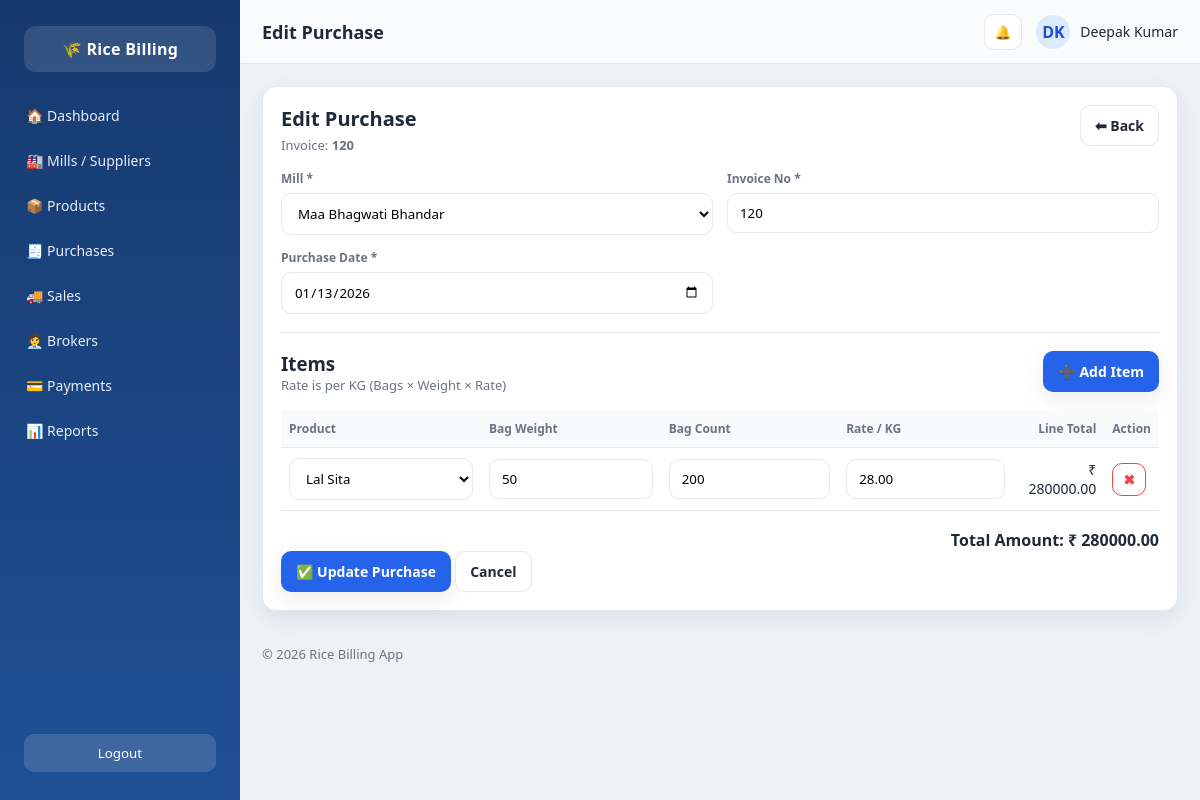
The page /purchase/edit/1/ on the database its author committed.
### core/models.py (models this page shows, shortened)
class Purchase(models.Model):
    mill = models.ForeignKey(Mill, on_delete=models.CASCADE)
    invoice_no = models.CharField(max_length=50)
    purchase_date = models.DateField()
    total_amount = models.DecimalField(max_digits=12, decimal_places=2)

class Mill(models.Model):
    mill_name = models.CharField(max_length=150)
    owner_name = models.CharField(max_length=100, blank=True)
    mobile = models.CharField(max_length=15)
    address = models.TextField(blank=True)
    gst_number = models.CharField(max_length=20, blank=True)
    opening_balance = models.DecimalField(max_digits=12, decimal_places=2, default=0)
    created_at = models.DateTimeField(auto_now_add=True)

class PurchaseItem(models.Model):
    purchase = models.ForeignKey(Purchase, on_delete=models.CASCADE)
    product = models.ForeignKey(Product, on_delete=models.CASCADE)
    bag_weight = models.IntegerField()   # 20 / 30
    bag_count = models.IntegerField()
    purchase_price = models.DecimalField(max_digits=10, decimal_places=2)

class Product(models.Model):
    rice_name = models.CharField(max_length=100)
    hsn_code = models.CharField(max_length=20)
    gst_percent = models.IntegerField()
    is_active = models.BooleanField(default=True)

### core/views.py (the view, shortened to what this page needs)
# urls.py: path("purchase/edit/<int:purchase_id>/", views.edit_purchase, name="edit_purchase"),
def edit_purchase(request, purchase_id):
    purchase = get_object_or_404(Purchase, id=purchase_id)
    mills = Mill.objects.all().order_by("mill_name")
    products = Product.objects.filter(is_active=True).order_by("rice_name")
    items = PurchaseItem.objects.filter(purchase=purchase).select_related("product")
    return render(request, "core/edit_purchase.html", {
        "purchase": purchase,
        "mills": mills,
        "products": products,
        "items": items,
    })

### core/templates/core/edit_purchase.html (shortened to what this page needs)
{% extends 'core/base.html' %}
{% block page_title %}Edit Purchase{% endblock %}
{% block content %}
<div class="panel">
  <div class="list-header">
    <div>
      <h2 class="list-title">Edit Purchase</h2>
      <p class="muted">Invoice: <b>{{ purchase.invoice_no }}</b></p>
    </div>
    <div class="list-actions">
      <a href="{% url 'purchase_detail' purchase.id %}" class="btn btn-outline">⬅ Back</a>
    </div>
  </div>
  <form method="POST" class="form">
    <div class="form-grid">
      <div class="form-group">
        <label>Mill *</label>
        <select name="mill" required>
          {% for mill in mills %}
            <option value="{{ mill.id }}" {% if purchase.mill_id == mill.id %}selected{% endif %}>
              {{ mill.mill_name }}
            </option>
          {% endfor %}
        </select>
      </div>
      <div class="form-group">
        <label>Invoice No *</label>
        <input type="text" name="invoice_no" value="{{ purchase.invoice_no }}" required>
      </div>
      <div class="form-group">
        <label>Purchase Date *</label>
        <input type="date" name="purchase_date" value="{{ purchase.purchase_date|date:'Y-m-d' }}" required>
      </div>
    </div>
    <hr class="divider">
    <div class="list-header" style="margin-top:0;">
      <div>
        <h3 class="panel-title" style="margin:0;">Items</h3>
        <p class="muted">Rate is per KG (Bags × Weight × Rate)</p>
      </div>
      <div class="list-actions">
        <button type="button" class="btn btn-primary" onclick="addItemRow()">➕ Add Item</button>
      </div>
    </div>
    <div class="table-wrap">
      <table class="table" id="items_table">
        <thead>
          <tr>
            <th style="min-width:200px;">Product</th>
            <th>Bag Weight</th>
            <th>Bag Count</th>
            <th>Rate / KG</th>
            <th class="right">Line Total</th>
            <th>Action</th>
          </tr>
        </thead>
        <tbody>
          {% for it in items %}
          <tr>
            <td>
              <select name="product[]" class="input product" required onchange="updateTotals()">
                {% for p in products %}
                  <option value="{{ p.id }}" {% if it.product_id == p.id %}selected{% endif %}>
                    {{ p.rice_name }}
                  </option>
                {% endfor %}
              </select>
            </td>
            <td>
              <input type="number" name="bag_weight[]" class="input bag_weight"
                     value="{{ it.bag_weight }}" onchange="updateTotals()" onkeyup="updateTotals()">
            </td>
            <td>
              <input type="number" name="bag_count[]" class="input bag_count"
                     value="{{ it.bag_count }}" onchange="updateTotals()" onkeyup="updateTotals()">
            </td>
            <td>
              <input type="number" step="0.01" name="purchase_price[]" class="input rate"
                     value="{{ it.purchase_price }}" onchange="updateTotals()" onkeyup="updateTotals()">
            </td>
            <td class="right">₹ <span class="line_total">0</span></td>
            <td>
              <button type="button" class="btn btn-outline"
                style="padding:6px 10px; border-color:#ef4444; color:#ef4444;"
                onclick="removeRow(this)">
                ✖
              </button>
            </td>
          </tr>
          {% endfor %}
        </tbody>
      </table>
    </div>
    <div class="total-box">
      Total Amount: ₹ <span id="total_amount">0</span>
    </div>
    <div class="form-actions">
      <button type="submit" class="btn btn-primary"
        onclick="this.disabled=true; this.innerText='Updating...'; this.form.submit();">
        ✅ Update Purchase
      </button>
      <a href="{% url 'purchase_detail' purchase.id %}" class="btn btn-outline">Cancel</a>
    </div>
  </form>
</div>
{% endblock %}

### core/static/core/style.css (style rules this page uses)
* { margin:0; padding:0; box-sizing:border-box; font-family: "Segoe UI", Arial, sans-serif; }
:root { --bg:#eef2f7; --panel:#ffffff; --text:#1f2937; --muted:#6b7280; --border:#e5e7eb; --nav:#163a6f; --nav2:#1f4f95; --primary:#2563eb; --shadow: 0 8px 24px rgba(16,24,40,0.08); }
body.app { background: var(--bg); color: var(--text); min-height:100vh; display:flex; }
.btn { display:inline-flex; align-items:center; justify-content:center; gap:10px; padding:10px 14px; border-radius:10px; text-decoration:none; font-weight:600; font-size:14px; border:1px solid transparent; }
.btn-primary { background: var(--primary); color:#fff; box-shadow: var(--shadow); }
.panel { background: var(--panel); border:1px solid var(--border); border-radius:14px; padding:14px; box-shadow: var(--shadow); min-width:0; }
.panel-title { font-weight:800; margin-bottom:10px; }
.table-wrap { overflow:auto; }
.table { width:100%; border-collapse:collapse; font-size:14px; }
.table th, .table td { border-bottom:1px solid var(--border); padding:10px 8px; }
.table th { text-align:left; color:var(--muted); font-size:12px; font-weight:700; }
.table td.right, .table th.right { text-align:right; }
.muted { color:var(--muted); font-size:13px; }
.form { margin-top: 10px; }
.form-grid { display:grid; grid-template-columns: repeat(2, minmax(220px, 1fr)); gap:14px; }
.form-group label { display:block; font-size:12px; font-weight:700; color: var(--muted); margin-bottom:6px; }
.form-group input, .form-group textarea { width:100%; padding:10px 12px; border:1px solid var(--border); border-radius:10px; outline:none; background:#fff; }
.btn-outline { background:#fff; border:1px solid var(--border); color: var(--text); }
.list-header { display:flex; justify-content:space-between; align-items:flex-start; gap:14px; margin-bottom:16px; }
.list-title { font-size:20px; font-weight:800; margin-bottom:4px; }
.list-actions { display:flex; align-items:center; gap:12px; flex-wrap:wrap; }
.table thead th { background:#f8fafc; position: sticky; top: 0; z-index: 1; }
.panel { padding:18px; }
.input, select { width: 100%; padding: 9px 10px; border: 1px solid var(--border); border-radius: 10px; outline: none; }
.total-box { margin-top: 18px; font-size: 18px; font-weight: 800; text-align: right; }
select, .input { width:100%; padding:10px 12px; border:1px solid var(--border); border-radius:10px; outline:none; background:#fff; }
.divider { margin: 18px 0; border: 0; border-top: 1px solid var(--border); }
.total-box { margin-top: 18px; font-size: 16px; font-weight: 800; text-align: right; }

### rows shown on the page
Purchase: invoice_no "120", mill "Maa Bhagwati Bhandar", purchase_date "01/13/2026"
PurchaseItem: product.rice_name "Lal Sita", bag_weight "50", bag_count "200", purchase_price "28.00"
